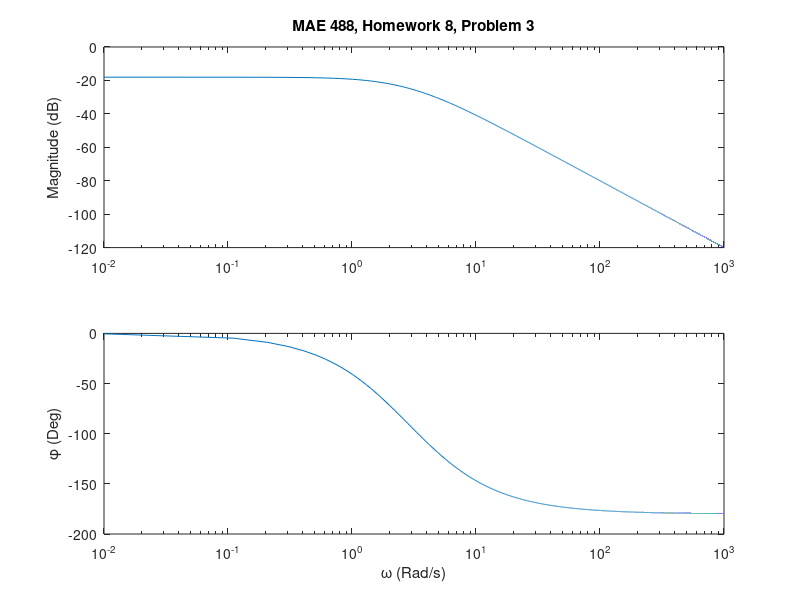
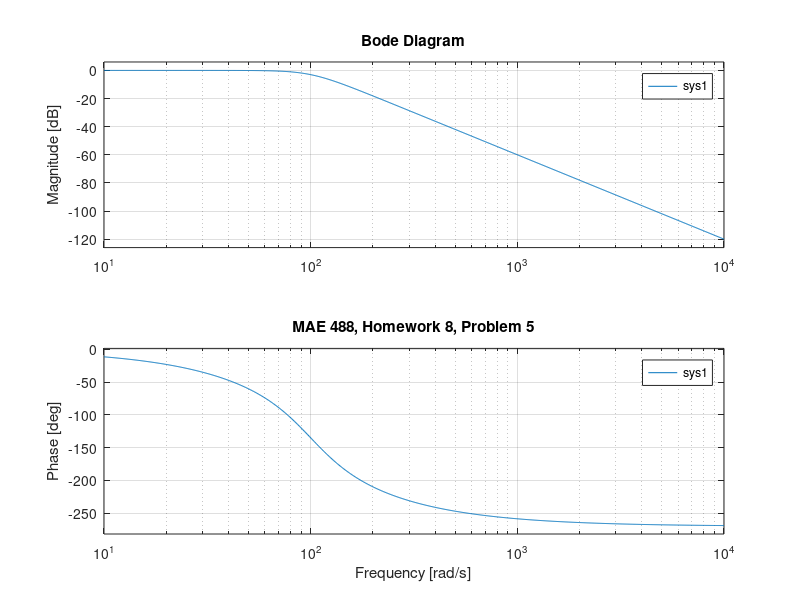

MATLAB code for these plots, in order: (Note: this script raises an error after producing the figures.)
% MAE488_Nicholas_Hawse_HW8
% MAE 488 03 Analisis of ANALY ENGINEERING SYSTEMS
% Homework 8
% Nicholas Hawse
% 03/15/2025
% This code finds and plots solutions to the problems in HW 8

clear;
clc;
clf;
close all;

fprintf('===================================================================\n')
fprintf('MAE 488, Homework # 8, Spring 2025\n')
fprintf('===================================================================\n')
fprintf('\n\n')

% =============================================================================
% Problem 3 
% =============================================================================
% This code pots the magitude and phase with respect to frequency
% 
% 

fprintf('=============================\n')
fprintf('Problem 3 \n')
fprintf('=============================\n')
fprintf('This code plots phase and manitude with respect to frequency\n')
fprintf('\n')
fprintf('see the figure below\n\n\n\n\n')

w = linspace(0.01,1000,10000);

magnitude = 20.*log10(1./sqrt(w.^4 + 20.*w.^2 + 64));

phi = rad2deg(-atan(w./2)-atan(w./4));

figure(1)
subplot(2,1,1);
semilogx(w,magnitude)
ylabel('Magnitude (dB)')
title('MAE 488, Homework 8, Problem 3')
ylim([-120 0])

subplot(2,1,2);
semilogx(w,phi)
xlabel('\omega (Rad/s)')
ylabel('\phi (Deg)')
% =============================================================================
% Problem 5 
% =============================================================================
% This code pots the magitude and phase with respect to frequency
% 
% 
fprintf('=============================\n')
fprintf('Problem 5 \n')
fprintf('=============================\n')
fprintf('This code finds the bode plot of a transfer function\n')
fprintf('\n')
fprintf('see the figure below\n\n\n\n\n')

sys1 = tf(1000000,[1 200 20000 1000000]);
figure(2)
bode(sys1)
title('MAE 488, Homework 8, Problem 5')
grid on;
B = bandwidth(sys1); % finds bandwidth
fprintf('the bandwidth is %f',B)



